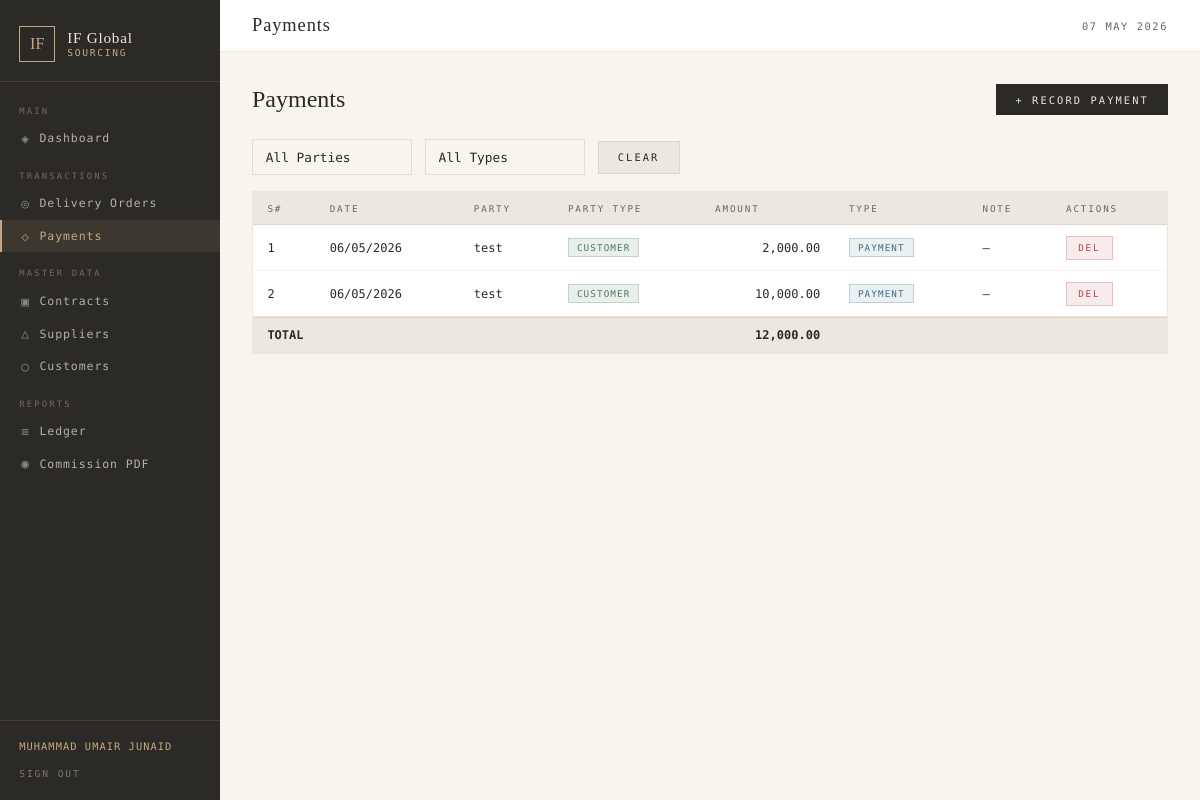
Screenshot of /pages/payments.php (signed in) with the database file from the repository.
### tables this page shows
CREATE TABLE `payments` (
  `id` int(11) NOT NULL,
  `payment_date` date NOT NULL,
  `supplier_id` int(11) DEFAULT NULL,
  `customer_id` int(11) DEFAULT NULL,
  `contract_id` int(11) DEFAULT NULL,
  `payer_type` enum('customer','supplier') NOT NULL,
  `payment_type` enum('payment','return') DEFAULT 'payment',
  `amount` decimal(15,2) NOT NULL,
  `note` text DEFAULT NULL,
  `created_at` timestamp NOT NULL DEFAULT current_timestamp()
);

CREATE TABLE `customers` (
  `id` int(11) NOT NULL,
  `name` varchar(150) NOT NULL,
  `description` text DEFAULT NULL,
  `phone` varchar(30) DEFAULT NULL,
  `address` text DEFAULT NULL,
  `created_at` timestamp NOT NULL DEFAULT current_timestamp()
);

### pages/payments.php (the view, shortened to what this page needs)
<?php
require_once '../includes/db.php';
$where = "WHERE 1=1";
$payments = $conn->query("
  SELECT p.*, c.name as customer_name, s.name as supplier_name
  FROM payments p
  LEFT JOIN customers c ON p.customer_id = c.id
  LEFT JOIN suppliers s ON p.supplier_id = s.id
  $where
  ORDER BY p.payment_date DESC, p.id DESC
");
$totals = $conn->query("SELECT SUM(amount) as total FROM payments p $where")->fetch_assoc();
require_once '../includes/header.php';
?>
<div class="page-header">
  <h1>Payments</h1>
  <button class="btn btn-primary" onclick="openModal('addModal')">+ Record Payment</button>
</div>
<form method="GET" class="filter-row">
  <select name="payer_type" class="form-control" onchange="this.form.submit()">
    <option value="">All Parties</option>
  </select>
  <select name="type" class="form-control" onchange="this.form.submit()">
    <option value="">All Types</option>
  </select>
  <a href="payments.php" class="btn btn-secondary">Clear</a>
</form>
<div class="card">
  <div class="tbl-wrap">
    <table>
      <thead><tr>
        <th>S#</th><th>Date</th><th>Party</th><th>Party Type</th><th>Amount</th><th>Type</th><th>Note</th><th>Actions</th>
      </tr></thead>
      <tbody>
      <?php $i=1; while ($row = $payments->fetch_assoc()): ?>
        <tr>
          <td><?= $i++ ?></td>
          <td><?= date('d/m/Y', strtotime($row['payment_date'])) ?></td>
          <td class="td-bold">
            <?php
              if ($row['payer_type'] === 'both') {
                  echo htmlspecialchars(($row['customer_name'] ?? '—') . ' & ' . ($row['supplier_name'] ?? '—'));
              } else {
                  echo htmlspecialchars($row['payer_type'] === 'customer' ? ($row['customer_name'] ?? '—') : ($row['supplier_name'] ?? '—'));
              }
            ?>
          </td>
          <td><span class="badge badge-<?= $row['payer_type'] === 'customer' ? 'send' : ($row['payer_type'] === 'supplier' ? 'pct' : 'primary') ?>"><?= ucfirst($row['payer_type']) ?></span></td>
          <td class="td-num"><?= number_format($row['amount'], 2) ?></td>
          <td><span class="badge badge-<?= $row['payment_type'] === 'payment' ? 'payment' : 'return' ?>"><?= $row['payment_type'] ?></span></td>
          <td><?= strip_tags($row['note'] ?? '—') ?: '—' ?></td>
          <td>
            <form method="POST" style="display:inline" onsubmit="return confirm('Delete payment?')">
              <button type="submit" class="btn btn-danger btn-sm">Del</button>
            </form>
          </td>
        </tr>
      <?php endwhile; ?>
      </tbody>
      <tfoot>
        <tr class="totals-row">
          <td colspan="4"><strong>TOTAL</strong></td>
          <td class="td-num"><strong><?= number_format($totals['total'] ?? 0, 2) ?></strong></td>
          <td colspan="3"></td>
        </tr>
      </tfoot>
    </table>
  </div>
</div>
<?php require_once '../includes/footer.php'; ?>

### css/app.css (style rules this page uses)
*, *::before, *::after { box-sizing: border-box; margin: 0; padding: 0; }
:root { --ivory: #F8F5EF; --cream: #EDE8DF; --clay: #C5A882; --bronze: #9C7A4A; --dark: #2C2A26; --ash: #6B6560; --border: rgba(197,168,130,0.3); --white: #FFFFFF; --success: #4A7C59; --danger: #B94040; --info: #3A6B8A; --sidebar-w: 220px; }
body { font-family: 'DM Mono', monospace; background: var(--ivory); color: var(--dark); display: flex; min-height: 100vh; }
.card { background: var(--white); border: 1px solid var(--border); margin-bottom: 1.5rem; }
.tbl-wrap { overflow-x: auto; }
table { width: 100%; border-collapse: collapse; font-size: 0.75rem; }
thead tr { background: var(--cream); border-bottom: 1px solid var(--border); }
th { padding: 0.65rem 0.9rem; text-align: left; font-size: 0.58rem; font-weight: 400; letter-spacing: 0.2em; text-transform: uppercase; color: var(--ash); }
td { padding: 0.65rem 0.9rem; border-bottom: 1px solid rgba(197,168,130,0.12); color: var(--dark); }
tr:last-child td { border-bottom: none; }
.td-num { text-align: right; font-variant-numeric: tabular-nums; }
.td-bold { font-weight: 500; }
.badge { display: inline-block; padding: 0.2rem 0.5rem; font-size: 0.58rem; letter-spacing: 0.12em; text-transform: uppercase; border-radius: 0; }
.badge-send { background: rgba(74,124,89,0.12); color: var(--success); border: 1px solid rgba(74,124,89,0.25); }
.badge-payment { background: rgba(58,107,138,0.1); color: var(--info); border: 1px solid rgba(58,107,138,0.25); }
.form-control { background: var(--ivory); border: 1px solid rgba(197,168,130,0.35); padding: 0.6rem 0.8rem; font-family: 'DM Mono', monospace; font-size: 0.8rem; color: var(--dark); outline: none; width: 100%; transition: border-color 0.2s; border-radius: 0; -webkit-appearance: none; }
select.form-control { cursor: pointer; }
.btn { display: inline-flex; align-items: center; gap: 0.4rem; padding: 0.6rem 1.2rem; font-family: 'DM Mono', monospace; font-size: 0.65rem; letter-spacing: 0.2em; text-transform: uppercase; cursor: pointer; border: none; text-decoration: none; transition: background 0.15s, color 0.15s; border-radius: 0; }
.btn-primary { background: var(--dark); color: var(--cream); }
.btn-secondary { background: var(--cream); color: var(--dark); border: 1px solid var(--border); }
.btn-danger { background: rgba(185,64,64,0.1); color: var(--danger); border: 1px solid rgba(185,64,64,0.25); }
.btn-sm { padding: 0.35rem 0.7rem; font-size: 0.58rem; }
.page-header { display: flex; align-items: center; justify-content: space-between; margin-bottom: 1.5rem; }
.page-header h1 { font-family: 'Cormorant Garamond', serif; font-size: 1.5rem; font-weight: 300; color: var(--dark); }
.filter-row { display: flex; gap: 0.8rem; align-items: center; margin-bottom: 1rem; flex-wrap: wrap; }
.filter-row .form-control { width: auto; min-width: 160px; }
.totals-row td { font-weight: 500; background: var(--cream) !important; border-top: 2px solid var(--border); }

### rows the page displays
payments: payment_date "06/05/2026", customer.name "test", payer_type "CUSTOMER", amount "2,000.00", payment_type "PAYMENT", note "—"
payments: payment_date "06/05/2026", customer.name "test", payer_type "CUSTOMER", amount "10,000.00", payment_type "PAYMENT", note "—"

### other values shown
getOwner()['full_name'] "MUHAMMAD UMAIR JUNAID"
$pageTitle "Payments"
$totals['total'] "12,000.00"
